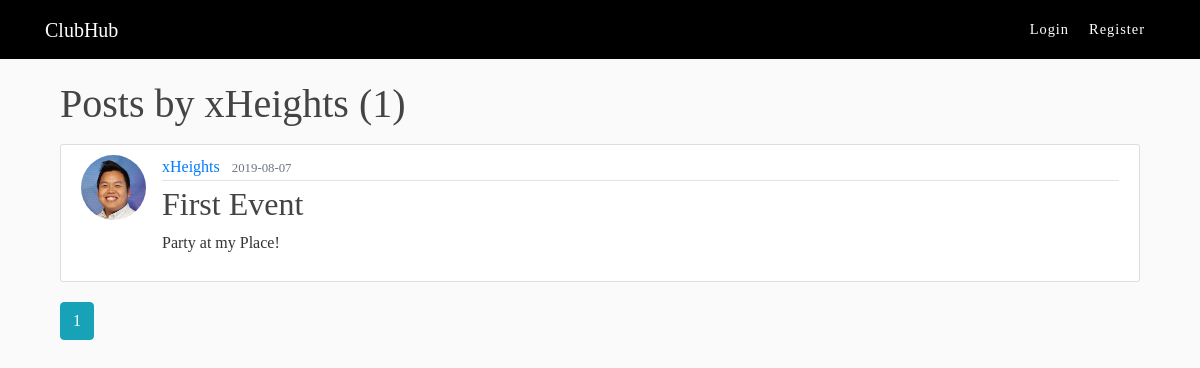
/user/xHeights, run on an earlier commit of the app's database.
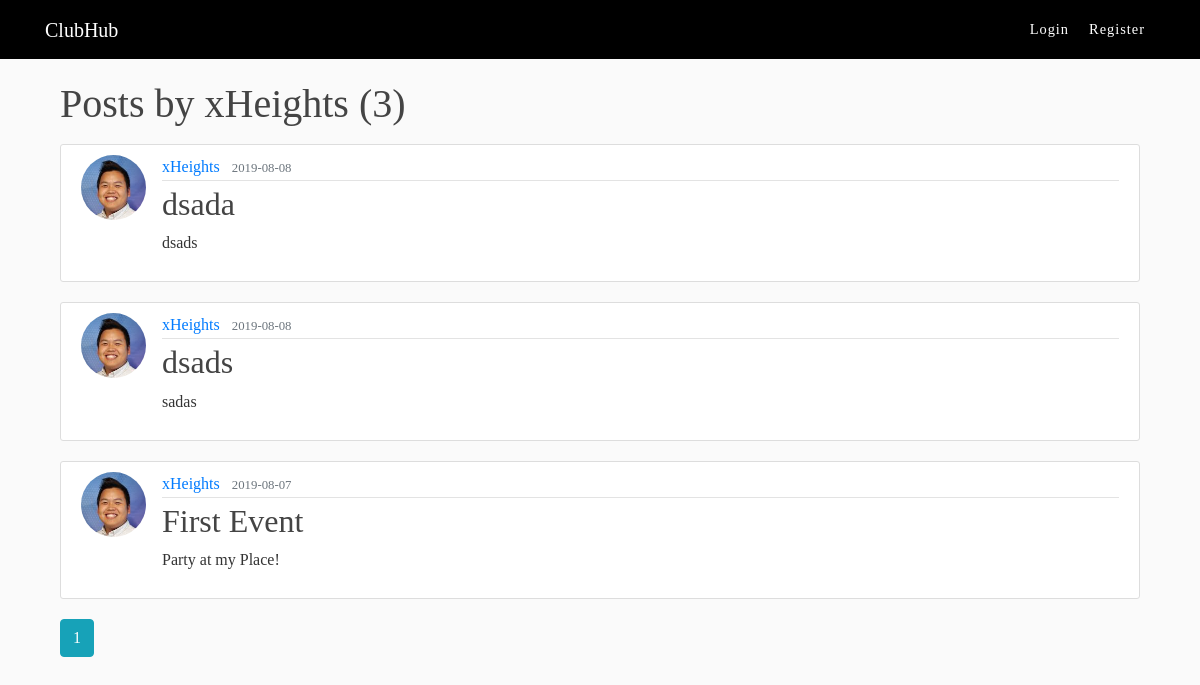
And on a later commit of the database.
### orgs/models.py (models this page shows, shortened)
class User(db.Model, UserMixin):
        id = db.Column(db.Integer, primary_key=True)
        username = db.Column(db.String(20), unique=True, nullable=False)
        email = db.Column(db.String(120), unique=True, nullable=False)
        image_file = db.Column(db.String(20), nullable=False, default='default.jpg')
        password = db.Column(db.String(60), nullable=False)
        posts = db.relationship('Post', backref='author', lazy=True)

class Post(db.Model):
        id = db.Column(db.Integer, primary_key=True)
        title = db.Column(db.String(100), nullable=False)
        date = db.Column(db.DateTime, nullable=False, default=datetime.date)
        date_posted = db.Column(db.DateTime, nullable=False, default=datetime.utcnow)
        location = db.Column(db.String(50), nullable=False)
        content = db.Column(db.Text, nullable=False)
        user_id = db.Column(db.Integer, db.ForeignKey('user.id'), nullable=False)

### orgs/users/routes.py (the view)
@users.route("/user/<string:username>")
def user_posts(username):
        page = request.args.get('page', 1, type=int)
        user = User.query.filter_by(username=username).first_or_404()
        posts = Post.query.filter_by(author=user)\
                .order_by(Post.date_posted.desc())\
                .paginate(page=page, per_page=5)
        return render_template('user_posts.html', posts=posts, user=user)

### orgs/templates/user_posts.html
{% extends "layout.html" %}
{% block content %}
    <h1 class="mb-3">Posts by {{ user.username }} ({{ posts.total}})</h1>
    {% for post in posts.items %}
        <article class="media content-section">
          <img class="rounded-circle article-img" src="{{ url_for('static', filename='profile_pics/' + post.author.image_file) }}">
            <div class="media-body">
              <div class="article-metadata">
                <a class="mr-2" href="{{ url_for('users.user_posts', username=post.author.username) }}">{{ post.author.username }}</a>
                <small class="text-muted">{{ post.date_posted.strftime('%Y-%m-%d') }}</small>
              </div>
              <h2><a class="article-title" href="{{ url_for('posts.post', post_id=post.id) }}">{{ post.title }}</a></h2>
              <p class="article-content">{{ post.content }}</p>
            </div>
        </article>
    {% endfor %}
    {% for page_num in posts.iter_pages(left_edge=1, right_edge=1, left_current=1, right_current=2) %}
      {% if page_num %}
        {% if posts.page == page_num %}
            <a class="btn btn-info mb-4" href="{{ url_for('users.user_posts', username=user.username, page=page_num) }}">{{ page_num}}</a>
          {% else %}
            <a class="btn btn-outline-info mb-4" href="{{ url_for('users.user_posts', username=user.username, page=page_num) }}">{{ page_num}}</a>
        {% endif %}
      {% else %}
      ...
      {% endif %}
    {% endfor %}
{% endblock content %}

### orgs/templates/layout.html (shortened to what this page needs)
<!DOCTYPE html>
<html lang="en">
<head>
    <link rel="stylesheet" href="https://stackpath.bootstrapcdn.com/bootstrap/4.3.1/css/bootstrap.min.css"
>
    <link rel="stylesheet" type="text/css" href="{{ url_for('static', filename='main.css') }}">
</head>
<body>
    <header class="site-header">
        <nav class="navbar navbar-expand-md navbar-dark bg-steel fixed-top">
            <div class="container">
                {% if current_user.is_authenticated %}
                <a class="navbar-brand mr-4" href="{{ url_for('main.home') }}">ClubHub</a>
                {% else %}
                <a class="navbar-brand mr-4" href="/">ClubHub</a>
                {% endif %}
                <div class="collapse navbar-collapse" id="navbarToggle">
                        {% if current_user.is_authenticated %}
                        <a class="nav-item nav-link" href="{{ url_for('main.home') }}">Home</a>
                        <a class="nav-item nav-link" href="{{ url_for('main.about') }}">About</a>
                    </div>
                    <div class="navbar-nav">
                        <a class="nav-item nav-link" href="{{ url_for('posts.new_post') }}">New Event</a>
                        <a class="nav-item nav-link" href="{{ url_for('users.account') }}">Profile</a>
                        <a class="nav-item nav-link" href="{{ url_for('users.logout') }}">Logout</a>
                        {% else %}
                    <div class="navbar-nav direction:rtl">
                        <a class="nav-item nav-link" href="{{ url_for('users.login') }}">Login</a>
                        <a class="nav-item nav-link" href="{{ url_for('users.register') }}">Register</a>
                        {% endif %}
                    </div>
                </div>
            </div>
        </nav>
    </header>
    <main role="main" class="container">
        <div class="container">
             {% block content %}{% endblock %}
        </div>
    </main>
</body>
</html>

### orgs/static/main.css (style rules this page uses)
body { background: #fafafa; color: #333333; margin-top: 5rem; font-family: 'Montserrat'; }
h1, h2, h3, h4, h5, h6 { color: #444444; }
.bg-steel { background-color: black; }
.site-header { padding: 10; font-family: 'Montserrat'; }
.site-header .navbar-nav .nav-link { font-size: 90%; font-weight: 400; padding: 0.75em 10px; letter-spacing: 1px; color: white; }
.content-section { align-content: center; background: #ffffff; padding: 10px 20px; border: 1px solid #dddddd; border-radius: 3px; margin-bottom: 20px; }
.article-title { color: #444444; }
.article-content { white-space: pre-line; }
.article-img { height: 65px; width: 65px; margin-right: 16px; }
.article-metadata { padding-bottom: 1px; margin-bottom: 4px; border-bottom: 1px solid #e3e3e3 }

What changed in the data, as far as the page shows it:
added Post: image_file (picture), author.username "xHeights", date_posted "2019-08-08", title "dsada", content "dsads"
added Post: image_file (picture), author.username "xHeights", date_posted "2019-08-08", title "dsads", content "sadas"
Also different on the page:
{{ posts.total }}: "1" → "3"
